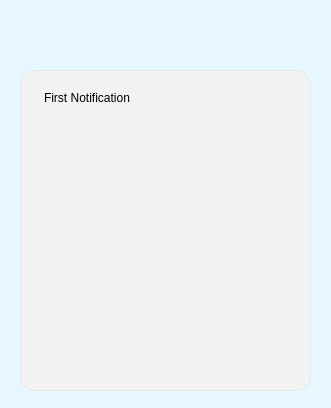
<?xml version="1.0" encoding="UTF-8"?>
<ui version="4.0">
 <class>Dialog</class>
 <widget class="QDialog" name="Dialog">
  <property name="geometry">
   <rect>
    <x>0</x>
    <y>0</y>
    <width>331</width>
    <height>408</height>
   </rect>
  </property>
  <property name="windowTitle">
   <string>Dialog</string>
  </property>
  <property name="styleSheet">
   <string notr="true">background-color: #e6f7ff</string>
  </property>
  <widget class="QListWidget" name="listWidget">
   <property name="geometry">
    <rect>
     <x>20</x>
     <y>70</y>
     <width>291</width>
     <height>321</height>
    </rect>
   </property>
   <property name="styleSheet">
    <string notr="true">background-color:#f2f2f2;
border-radius:15px;
border:1px solid #e6e6e6;
padding:20px;</string>
   </property>
   <property name="sortingEnabled">
    <bool>false</bool>
   </property>
   <item>
    <property name="text">
     <string>First Notification</string>
    </property>
   </item>
  </widget>
  <widget class="QLabel" name="label">
   <property name="geometry">
    <rect>
     <x>140</x>
     <y>0</y>
     <width>41</width>
     <height>61</height>
    </rect>
   </property>
   <property name="text">
    <string/>
   </property>
   <property name="pixmap">
    <pixmap>../Downloads/imageedit_1_5175799142.png</pixmap>
   </property>
  </widget>
 </widget>
 <resources/>
 <connections/>
</ui>
